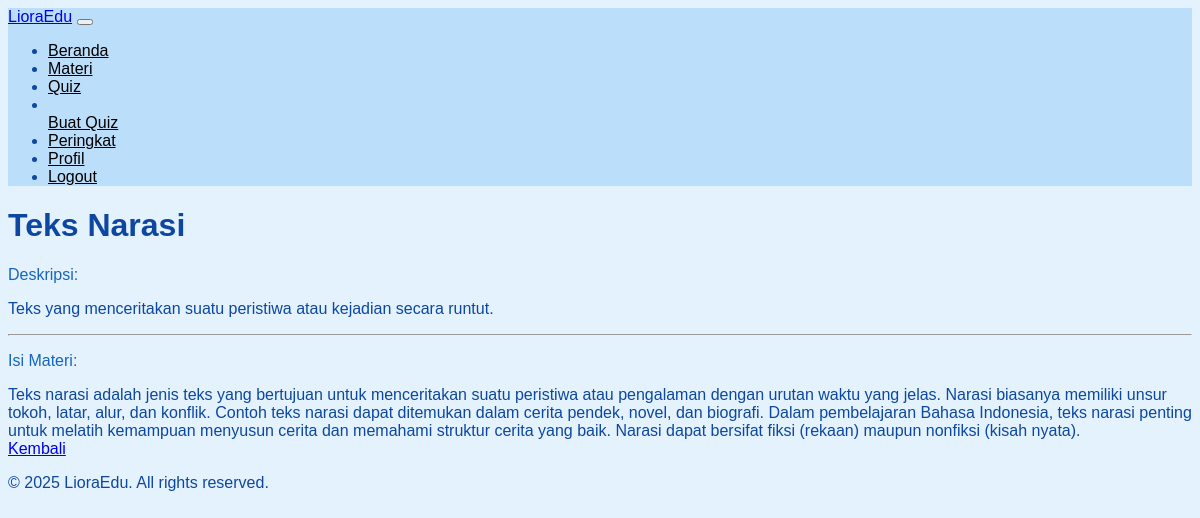
/index.php?page=materi&item=tampil_isi_materi&id=1 (signed in), run on the app's committed database.
### tables this page shows
CREATE TABLE materi (
    id INT AUTO_INCREMENT PRIMARY KEY,
    judul VARCHAR(255) NOT NULL,
    deskripsi TEXT NOT NULL,
    isi TEXT NOT NULL
);

### materi/tampil_isi_materi.php (the view, shortened to what this page needs)
<?php
include 'koneksi.php';
$id = isset($_GET['id']) ? intval($_GET['id']) : 0;
$query = "SELECT * FROM materi WHERE id = ?";
$stmt = $koneksi->prepare($query);
$stmt->bind_param("i", $id);
$stmt->execute();
$result = $stmt->get_result();
$materi = $result->fetch_assoc();
?>
<main class="container mt-5">
    <div class="row min-vh-100 gx-0">
        <div class="col-md-8 offset-md-2">
            <h1 class="zonafikr-title mb-4"><?= htmlspecialchars($materi['judul']); ?></h1>
            <p class="text-muted">Deskripsi:</p>
            <p><?= nl2br(htmlspecialchars($materi['deskripsi'])); ?></p>
            <hr>
            <p class="text-muted">Isi Materi:</p>
            <div class="content">
                <?= nl2br(htmlspecialchars($materi['isi'])); ?>
            </div>
            <div class="text-end mt-4">
                <a href="?page=materi&item=tampil_materi" class="btn btn-secondary">Kembali</a>
            </div>
        </div>
    </div>
</main>

### assets/style.css (style rules this page uses)
body { background-color: #e3f2fd; color: #0d47a1; font-family: 'Arial', sans-serif; }
.text-muted { color: #1565c0 !important; }
.container { max-width: 1200px; }
.row { margin-top: 20px; }

### data on the page
materi: judul "Teks Narasi", deskripsi "Teks yang menceritakan suatu peristiwa atau kejadian secara runtut.", isi "Teks narasi adalah jenis teks yang bertujuan untuk menceritakan suatu peristiwa atau pengalaman dengan urutan waktu yang jelas. Narasi biasanya memiliki unsur tokoh, latar, alur, dan konflik. Contoh teks narasi dapat ditemukan dalam cerita pendek, novel, dan biografi. Dalam pembelajaran Bahasa Indonesia, teks narasi penting untuk melatih kemampuan menyusun cerita dan memahami struktur cerita yang baik. Narasi dapat bersifat fiksi (rekaan) maupun nonfiksi (kisah nyata)."
